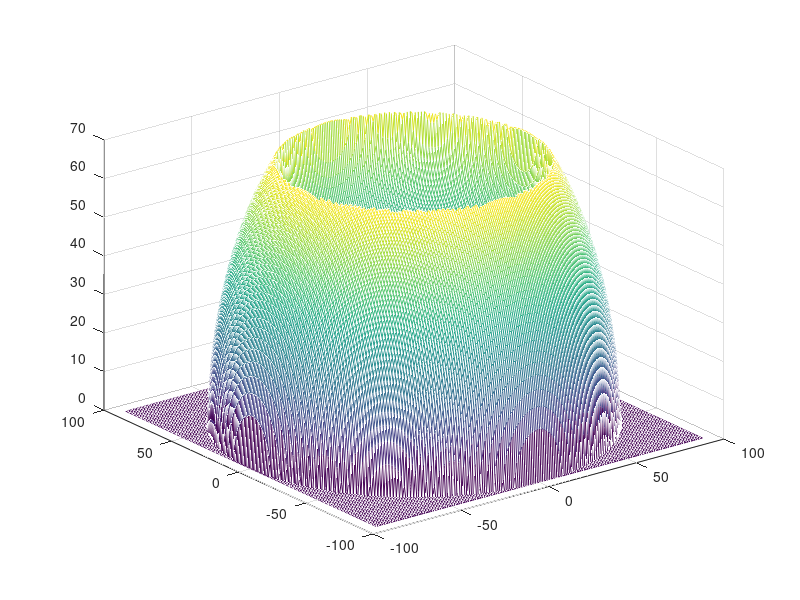
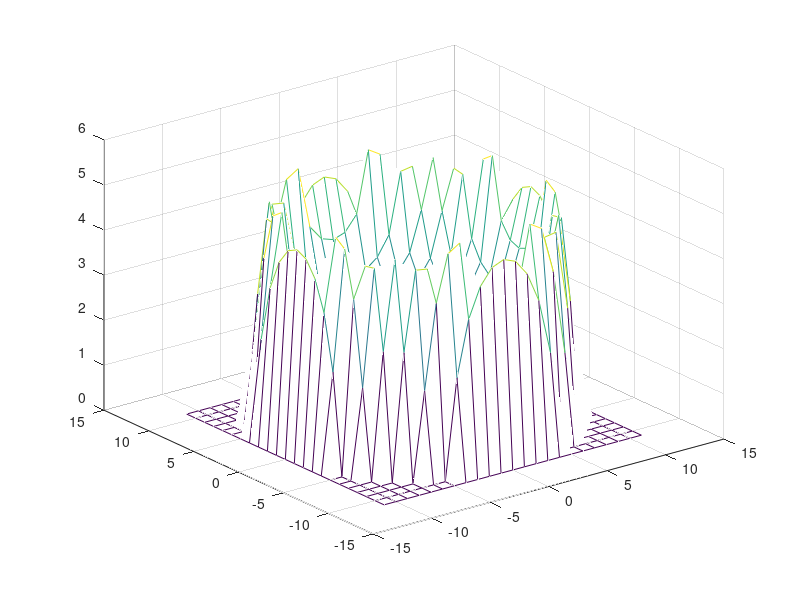
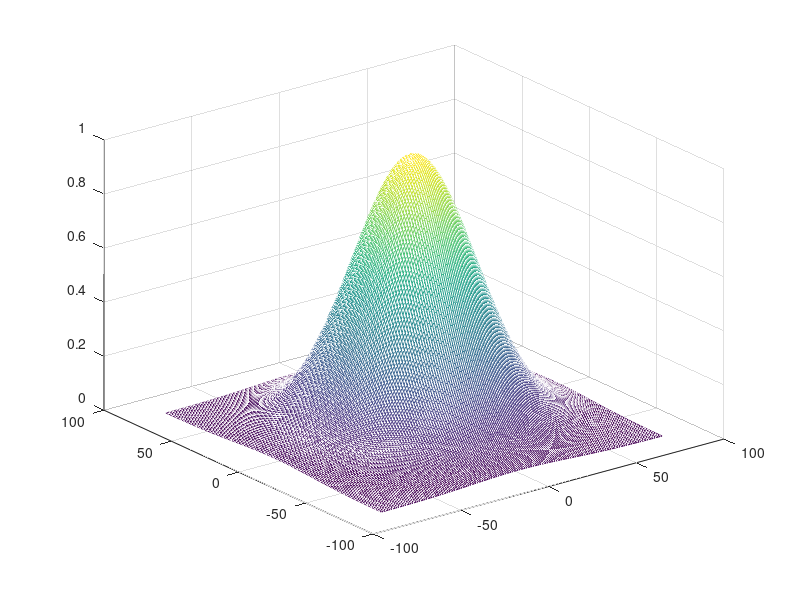
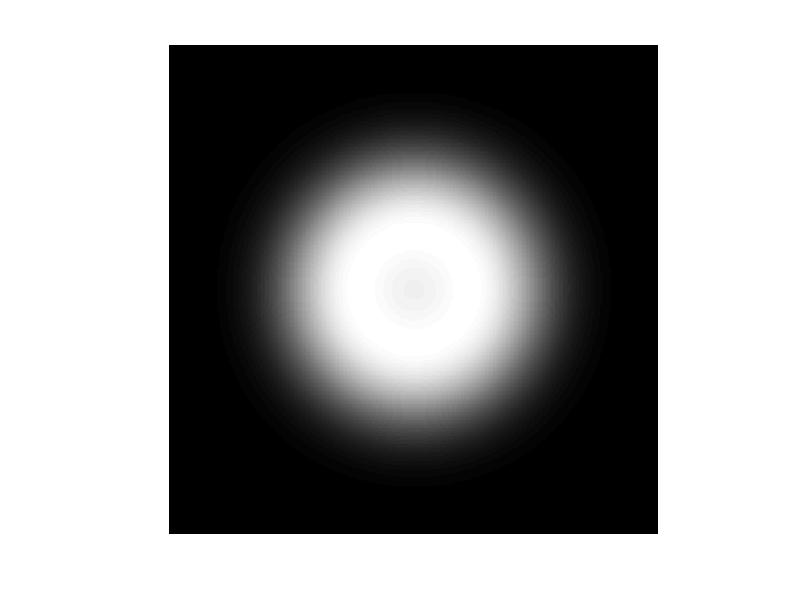

Write the MATLAB code that produced these figures, in order.
close all
clear all
clc


tic
r = 78;
t = 30;

Linker_size = 10;
Linker_width = 2;

LocError = 20;
LocError2D = LocError*sqrt(2);

Sim_Step = 1;   % nm


% ----------------------------------------------------------------
x_prot = -(r+t/2):Sim_Step:(r+t/2);
[X_prot,Y_prot] = meshgrid(x_prot);
Z_prot = real(sqrt((r+t/2)^2 - X_prot.^2 - Y_prot.^2)) - real(sqrt((r-t/2)^2 - X_prot.^2 - Y_prot.^2));

figure;
mesh(X_prot,Y_prot,Z_prot);
%%
% ---------------
x_linker = -(Linker_size + Linker_width/2):Sim_Step:(Linker_size + Linker_width/2);
[X_linker,Y_linker] = meshgrid(x_linker);
Z_linker = real(sqrt((Linker_size+Linker_width/2)^2 - X_linker.^2 - Y_linker.^2)) - real(sqrt((Linker_size-Linker_width/2/2)^2 - X_linker.^2 - Y_linker.^2));

figure;
mesh(X_linker,Y_linker,Z_linker);


% ---------------
x_LocError = -(4*LocError):Sim_Step:(4*LocError);
[X_LocError,Y_LocError] = meshgrid(x_LocError);
Z_LocError = exp(-(X_LocError.^2 + Y_LocError.^2)/(2*LocError2D^2));

figure;
mesh(X_LocError,Y_LocError,Z_LocError);

% Convolution
Z_tot = conv2(Z_LocError,conv2(Z_prot,Z_linker));
toc

figure;
imshow(Z_tot,[])

%%
n = size(Z_tot,1);
MyRow = Z_tot((n-1)/2+1,(n-1)/2+1:end);
% MyRow = Z_tot((n-1)/2+1,:);
r = 0:Sim_Step:Sim_Step*(n-1)/2;
rHisto = abs(r).*MyRow;

figure;
plot(r,rHisto )
xlim([0, (n-1)/2*Sim_Step])





